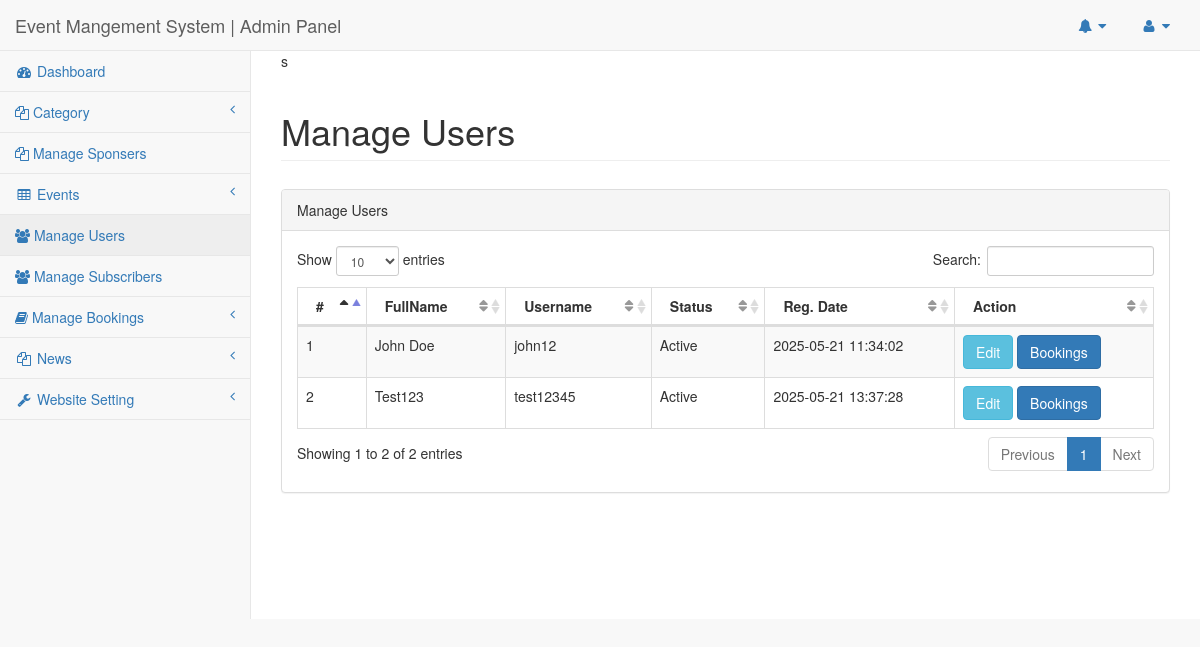
The page /admin/manage-users.php (signed in) on the database its author committed.
### tables this page shows
CREATE TABLE `tblusers` (
  `Userid` int(11) NOT NULL,
  `FullName` varchar(255) DEFAULT NULL,
  `UserName` varchar(200) DEFAULT NULL,
  `Emailid` varchar(255) DEFAULT NULL,
  `PhoneNumber` bigint(12) DEFAULT NULL,
  `UserGender` varchar(100) DEFAULT NULL,
  `UserPassword` varchar(255) DEFAULT NULL,
  `RegDate` timestamp NULL DEFAULT current_timestamp(),
  `LastUpdationDate` timestamp NULL DEFAULT NULL ON UPDATE current_timestamp(),
  `IsActive` int(1) DEFAULT NULL
);

### admin/manage-users.php (the view, shortened to what this page needs)
<?php
include('includes/config.php');
if(strlen($_SESSION['adminsession'])==0)
{
header('location:logout.php');
}
else{
?>
<!DOCTYPE html>
<html lang="en">
<head>
    <link href="../vendor/bootstrap/css/bootstrap.min.css" rel="stylesheet">
    <link href="../vendor/metisMenu/metisMenu.min.css" rel="stylesheet">
    <link href="../dist/css/sb-admin-2.css" rel="stylesheet">
    <link href="../vendor/font-awesome/css/font-awesome.min.css" rel="stylesheet" type="text/css">
    <link href="../vendor/datatables-plugins/dataTables.bootstrap.css" rel="stylesheet">
    <link href="../vendor/datatables-responsive/dataTables.responsive.css" rel="stylesheet">
</head>
<body>
<div id="wrapper">
<nav class="navbar navbar-default navbar-static-top" role="navigation" style="margin-bottom: 0">
<?php include_once('includes/header.php');?>
<?php include_once('includes/leftbar.php');?>
</nav>
        <div id="page-wrapper">s
            <div class="row">
                <div class="col-lg-12">
                    <h1 class="page-header"> Manage Users</h1>
                </div>
            </div>
            <div class="row" style="margin-top:1%">
                <div class="col-lg-12">
                    <div class="panel panel-default">
                        <div class="panel-heading">
                           Manage Users
                        </div>
                        <div class="panel-body">
                            <div class="row">
                                <div class="col-lg-12">
                            <table width="100%" class="table table-striped table-bordered table-hover" id="dataTables-example">
                                <thead>
                                    <tr>
                                        <th>#</th>
                                        <th>FullName</th>
                                        <th>Username</th>
                                        <th>Status</th>
                                         <th>Reg. Date</th>
                                        <th>Action</th>
                                    </tr>
                                </thead>
                                <tbody>
<?php
$sql = "SELECT Userid,FullName,UserName,IsActive,RegDate from tblusers";
$query = $dbh -> prepare($sql);
$query->execute();
$results=$query->fetchAll(PDO::FETCH_OBJ);
$cnt=1;
if($query->rowCount() > 0)
{
foreach($results as $row)
{
    ?>
<tr >
<td><?php echo htmlentities($cnt);?></td>
<td><?php echo htmlentities($row->FullName);?></td>
<td><?php echo htmlentities($row->UserName);?></td>
<td><?php $status=$row->IsActive;
if($status=="1"){
echo htmlentities("Active");
} else {
echo htmlentities("Blocked");
}
?></td>
<td><?php echo htmlentities($row->RegDate);?></td>
<td>
<a href="edit-user.php?uid=<?php echo htmlentities($row->Userid);?>">
<button type="button" class="btn btn-info">Edit</button>
<a href="user-bookings.php?uid=<?php echo $row->Userid;?>&&uname=<?php echo $row->FullName;?>" class="btn btn-primary" target="blank">Bookings</a>
</a>
                            </a></td>
</tr>
        <?php $cnt++;
    }} ?>
                                </tbody>
                            </table>
                                </div>
                            </div>
                        </div>
                    </div>
                </div>
            </div>
        </div>
    </div>
</body>
</html>
<?php } ?>

### rows shown on the page
tblusers: FullName "John Doe", UserName "john12", RegDate "2025-05-21 11:34:02"
tblusers: FullName "Test123", UserName "test12345", RegDate "2025-05-21 13:37:28"
